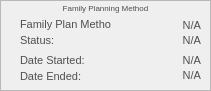
     <widget class="QFrame" name="basePopUpBodyFrame_14">
      <property name="geometry">
       <rect>
        <x>330</x>
        <y>430</y>
        <width>211</width>
        <height>91</height>
       </rect>
      </property>
      <property name="styleSheet">
       <string notr="true">#basePopUpBodyFrame_14 {
	background-color: rgb(247, 247, 247);
	border: 1px solid rgb(194, 194, 194);
	border-radius: 10px;
}</string>
      </property>
      <property name="frameShape">
       <enum>QFrame::Shape::StyledPanel</enum>
      </property>
      <property name="frameShadow">
       <enum>QFrame::Shadow::Raised</enum>
      </property>
      <widget class="QLabel" name="label_DateStarted">
       <property name="geometry">
        <rect>
         <x>20</x>
         <y>50</y>
         <width>91</width>
         <height>20</height>
        </rect>
       </property>
       <property name="font">
        <font>
         <family>Arial</family>
         <pointsize>8</pointsize>
        </font>
       </property>
       <property name="styleSheet">
        <string notr="true">#label_DateStarted{
	background-color:transparent;
	color:#4f4f4f;
}</string>
       </property>
       <property name="text">
        <string>Date Started:</string>
       </property>
       <property name="alignment">
        <set>Qt::AlignmentFlag::AlignLeading|Qt::AlignmentFlag::AlignLeft|Qt::AlignmentFlag::AlignVCenter</set>
       </property>
      </widget>
      <widget class="QLabel" name="label_DateEnded">
       <property name="geometry">
        <rect>
         <x>20</x>
         <y>66</y>
         <width>91</width>
         <height>20</height>
        </rect>
       </property>
       <property name="font">
        <font>
         <family>Arial</family>
         <pointsize>8</pointsize>
        </font>
       </property>
       <property name="styleSheet">
        <string notr="true">#label_DateEnded{
	background-color:transparent;
	color:#4f4f4f;
}</string>
       </property>
       <property name="text">
        <string>Date Ended:</string>
       </property>
       <property name="alignment">
        <set>Qt::AlignmentFlag::AlignLeading|Qt::AlignmentFlag::AlignLeft|Qt::AlignmentFlag::AlignVCenter</set>
       </property>
      </widget>
      <widget class="QLabel" name="display_DateStarted">
       <property name="geometry">
        <rect>
         <x>90</x>
         <y>50</y>
         <width>111</width>
         <height>21</height>
        </rect>
       </property>
       <property name="font">
        <font>
         <family>Arial</family>
         <pointsize>8</pointsize>
        </font>
       </property>
       <property name="styleSheet">
        <string notr="true">#display_DateStarted{
	background-color:transparent;
	color:#4f4f4f;
}</string>
       </property>
       <property name="text">
        <string>N/A</string>
       </property>
       <property name="alignment">
        <set>Qt::AlignmentFlag::AlignRight|Qt::AlignmentFlag::AlignTrailing|Qt::AlignmentFlag::AlignVCenter</set>
       </property>
      </widget>
      <widget class="QLabel" name="display_DateEnded">
       <property name="geometry">
        <rect>
         <x>90</x>
         <y>65</y>
         <width>111</width>
         <height>21</height>
        </rect>
       </property>
       <property name="font">
        <font>
         <family>Arial</family>
         <pointsize>8</pointsize>
        </font>
       </property>
       <property name="styleSheet">
        <string notr="true">#display_DateEnded{
	background-color:transparent;
	color:#4f4f4f;
}</string>
       </property>
       <property name="text">
        <string>N/A</string>
       </property>
       <property name="alignment">
        <set>Qt::AlignmentFlag::AlignRight|Qt::AlignmentFlag::AlignTrailing|Qt::AlignmentFlag::AlignVCenter</set>
       </property>
      </widget>
      <widget class="QLabel" name="labelnotenotenote">
       <property name="geometry">
        <rect>
         <x>0</x>
         <y>0</y>
         <width>211</width>
         <height>16</height>
        </rect>
       </property>
       <property name="font">
        <font>
         <family>Arial</family>
         <pointsize>6</pointsize>
        </font>
       </property>
       <property name="styleSheet">
        <string notr="true">#labelnotenotenote{
	background-color:transparent;
	color:#4f4f4f;
}</string>
       </property>
       <property name="text">
        <string>Family Planning Method</string>
       </property>
       <property name="alignment">
        <set>Qt::AlignmentFlag::AlignCenter</set>
       </property>
      </widget>
      <widget class="QLabel" name="cp_labelFamPlanMethod">
       <property name="geometry">
        <rect>
         <x>20</x>
         <y>9</y>
         <width>91</width>
         <height>31</height>
        </rect>
       </property>
       <property name="font">
        <font>
         <family>Arial</family>
         <pointsize>8</pointsize>
        </font>
       </property>
       <property name="styleSheet">
        <string notr="true">#cp_labelFamPlanMethod{
	background-color:transparent;
	color:#4f4f4f;
}</string>
       </property>
       <property name="text">
        <string>Family Plan Method:</string>
       </property>
       <property name="alignment">
        <set>Qt::AlignmentFlag::AlignLeading|Qt::AlignmentFlag::AlignLeft|Qt::AlignmentFlag::AlignVCenter</set>
       </property>
      </widget>
      <widget class="QLabel" name="cp_displayFamPlanMethod">
       <property name="geometry">
        <rect>
         <x>90</x>
         <y>10</y>
         <width>111</width>
         <height>31</height>
        </rect>
       </property>
       <property name="font">
        <font>
         <family>Arial</family>
         <pointsize>8</pointsize>
        </font>
       </property>
       <property name="styleSheet">
        <string notr="true">#cp_displayFamPlanMethod{
	background-color:transparent;
	color:#4f4f4f;
}</string>
       </property>
       <property name="text">
        <string>N/A</string>
       </property>
       <property name="alignment">
        <set>Qt::AlignmentFlag::AlignRight|Qt::AlignmentFlag::AlignTrailing|Qt::AlignmentFlag::AlignVCenter</set>
       </property>
      </widget>
      <widget class="QLabel" name="cp_displayFamPlanStatus">
       <property name="geometry">
        <rect>
         <x>90</x>
         <y>30</y>
         <width>111</width>
         <height>21</height>
        </rect>
       </property>
       <property name="font">
        <font>
         <family>Arial</family>
         <pointsize>8</pointsize>
        </font>
       </property>
       <property name="styleSheet">
        <string notr="true">#cp_displayFamPlanStatus{
	background-color:transparent;
	color:#4f4f4f;
}</string>
       </property>
       <property name="text">
        <string>N/A</string>
       </property>
       <property name="alignment">
        <set>Qt::AlignmentFlag::AlignRight|Qt::AlignmentFlag::AlignTrailing|Qt::AlignmentFlag::AlignVCenter</set>
       </property>
      </widget>
      <widget class="QLabel" name="cp_labelFamPlanStatus">
       <property name="geometry">
        <rect>
         <x>20</x>
         <y>30</y>
         <width>91</width>
         <height>21</height>
        </rect>
       </property>
       <property name="font">
        <font>
         <family>Arial</family>
         <pointsize>8</pointsize>
        </font>
       </property>
       <property name="styleSheet">
        <string notr="true">#cp_labelFamPlanStatus{
	background-color:transparent;
	color:#4f4f4f;
}</string>
       </property>
       <property name="text">
        <string>Status:</string>
       </property>
       <property name="alignment">
        <set>Qt::AlignmentFlag::AlignLeading|Qt::AlignmentFlag::AlignLeft|Qt::AlignmentFlag::AlignVCenter</set>
       </property>
      </widget>
     </widget>
